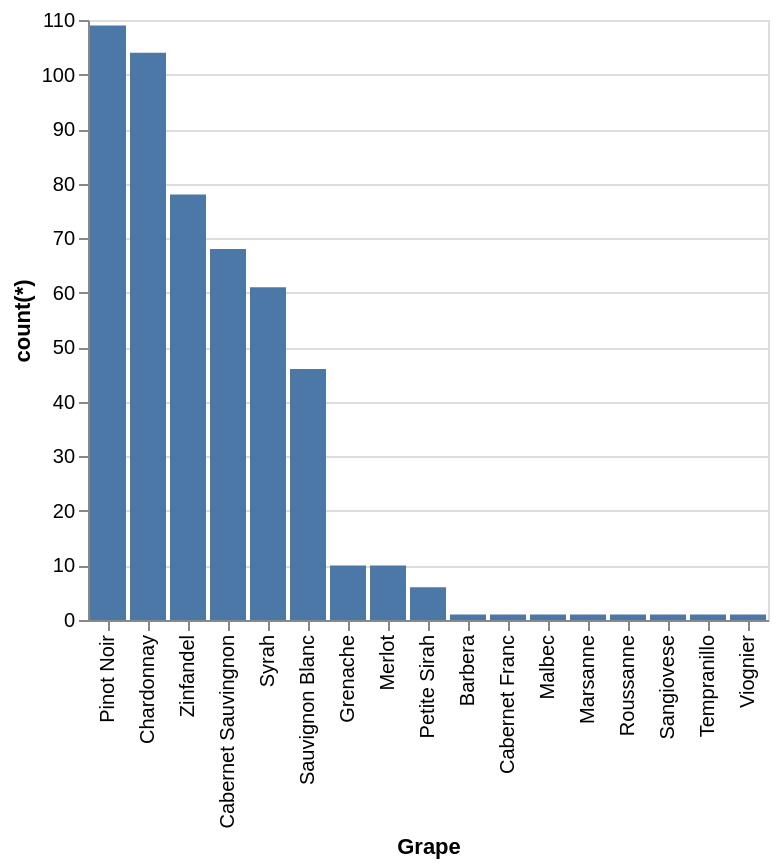

Write the Vega-Lite specification saved for this chart.
### Vega-Lite specification from a JSON file in a GitHub repository (floating-point values rounded to 4 significant figures)
{"data": {"values": [{"x_data": "Barbera", "y_data": 1}, {"x_data": "Cabernet Franc", "y_data": 1}, {"x_data": "Cabernet Sauvingnon", "y_data": 68}, {"x_data": "Chardonnay", "y_data": 104}, {"x_data": "Grenache", "y_data": 10}, {"x_data": "Malbec", "y_data": 1}, {"x_data": "Marsanne", "y_data": 1}, {"x_data": "Merlot", "y_data": 10}, {"x_data": "Petite Sirah", "y_data": 6}, {"x_data": "Pinot Noir", "y_data": 109}, {"x_data": "Roussanne", "y_data": 1}, {"x_data": "Sangiovese", "y_data": 1}, {"x_data": "Sauvignon Blanc", "y_data": 46}, {"x_data": "Syrah", "y_data": 61}, {"x_data": "Tempranillo", "y_data": 1}, {"x_data": "Viognier", "y_data": 1}, {"x_data": "Zinfandel", "y_data": 78}]}, "mark": "bar", "encoding": {"x": {"field": "x_data", "type": "nominal", "title": "Grape", "sort": {"op": "sum", "field": "y_data", "order": "descending"}}, "y": {"field": "y_data", "type": "quantitative", "title": "count(*)"}}}
